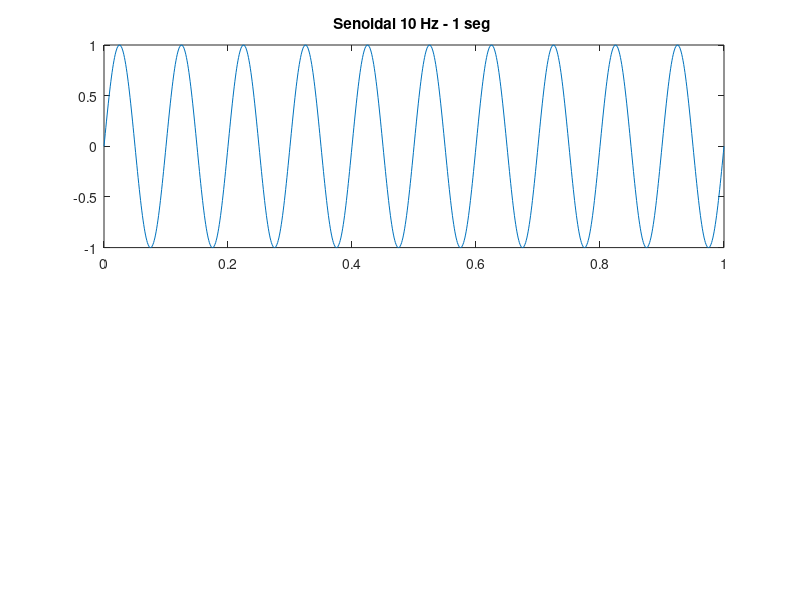

Here is the MATLAB script that generated this plot: (Note: this script raises an error after producing the figure.)
% Trabajo Practico Nº 3
% Ejercicio 5

clear all;
close all;

fm = 1000;
dt = 1/fm;
tini = 0;
tfin = 1;
f = 10;
t = tini:dt:tfin;
S1 = sin(2*pi*f*t);

figure(1);
subplot( 2, 1, 1 );
plot( t, S1 );
title( "Senoidal 10 Hz - 1 seg " );

[ x, PR, PI ] = espectro_frecuencia( fft( S1 ) );
subplot( 2, 1, 2 );
stem( PR );

% Delta de Dirac
S2 = zeros( 1, length( t ) );
medio = floor( length( t ) / 2 );
S2(medio) = 1;

figure(2);
subplot( 2, 1, 1 );
plot( t, S2 );
title( "Delta de Dirac" );

[ x, PR ] = espectro_frecuencia( fft( S2 ) );
subplot( 2, 1, 2 );
stem( PR );

% Coseno hiperbolico
S3 = cosh( 2*pi*f*t );

figure(3);
subplot( 2, 1, 1 );
plot( t, S3 );
title( "Coseno Hiperbolico" );

[ x, PR ] = espectro_frecuencia( fft( S3 ) );
subplot( 2, 1, 2 );
stem( PR );
